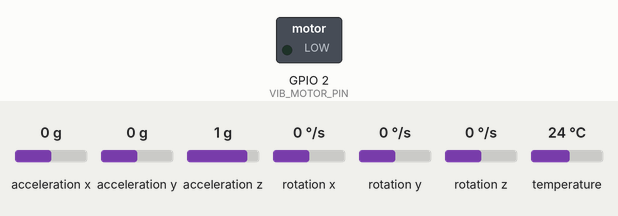
This sketch was run on a simulated ESP32. Parts: switched loads named in the sketch (green lamp = pin HIGH). The inputs (shaded band) are chosen by the test bench; at power-on: acceleration x 0 g, acceleration y 0 g, acceleration z 1 g, rotation x 0 °/s, rotation y 0 °/s, rotation z 0 °/s, temperature 24 °C. WiFi joins after 1.5 s; servers stay silent unless stated; what the sketch prints to the serial monitor is not drawn.

Above: at 1.9 s.
Timing chart, 0 to 3.4 s (numbered marks = the images above):
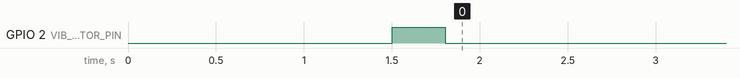

The sketch:

arm.ino
```cpp
#include <WiFi.h>
#include <HTTPClient.h>
#include <Adafruit_MPU6050.h>
#include <Adafruit_Sensor.h>
#include <Wire.h>

// =================================================================================
// ---------------------- WIFI SETTINGS (MUST MATCH CAR) ---------------------------
// =================================================================================
const char* ssid = "maani zamin";        // Enter Home Wi-Fi Name
const char* password = "password"; // Enter Home Wi-Fi Password

// IMPORTANT: Check Car's Serial Monitor to find this number!
const char* carIP = "http://10.132.19.234";   // Example: http://192.168.1.15
// =================================================================================

#define VIB_MOTOR_PIN 2  // Vibration Motor Pin

Adafruit_MPU6050 mpu;
float threshold = 4.0; // Sensitivity
String lastCommand = "";
unsigned long lastRequestTime = 0;

void setup() {
  Serial.begin(115200);
  pinMode(VIB_MOTOR_PIN, OUTPUT);
  digitalWrite(VIB_MOTOR_PIN, LOW);

  // 1. Initialize MPU6050
  if (!mpu.begin()) {
    Serial.println("MPU NOT FOUND! Check Wiring.");
    while (1) {
      digitalWrite(VIB_MOTOR_PIN, HIGH); delay(100);
      digitalWrite(VIB_MOTOR_PIN, LOW); delay(100);
    }
  }
  Serial.println("MPU Ready.");

  mpu.setAccelerometerRange(MPU6050_RANGE_8_G);
  mpu.setFilterBandwidth(MPU6050_BAND_21_HZ);

  // 2. Connect to Wi-Fi
  WiFi.begin(ssid, password);
  Serial.print("Connecting to Wi-Fi");
  while (WiFi.status() != WL_CONNECTED) {
    delay(500);
    Serial.print(".");
  }
  Serial.println("\nConnected! IP: " + WiFi.localIP().toString());

  // Connection Buzz
  digitalWrite(VIB_MOTOR_PIN, HIGH); delay(300); digitalWrite(VIB_MOTOR_PIN, LOW);
}

void loop() {
  sensors_event_t a, g, temp;
  mpu.getEvent(&a, &g, &temp);

  String currentCommand = "stop";

  // ---------------- AXIS MAPPING ----------------
  // X-Axis = Forward/Backward
  // Y-Axis = Left/Right

  if (a.acceleration.x < -threshold) {
    currentCommand = "forward";
  }
  else if (a.acceleration.x > threshold) {
    currentCommand = "backward";
  }
  else if (a.acceleration.y < -threshold) {
    currentCommand = "left";
  }
  else if (a.acceleration.y > threshold) {
    currentCommand = "right";
  }
  else {
    currentCommand = "stop";
  }

  // ---------------- SEND LOGIC ----------------
  // Send if command changed OR if moving (to get constant DANGER updates)
  if (currentCommand != lastCommand || (currentCommand != "stop" && millis() - lastRequestTime > 150)) {
    sendRequest(currentCommand);
    lastCommand = currentCommand;
    lastRequestTime = millis();
  }

  delay(50);
}

void sendRequest(String cmd) {
  if(WiFi.status() == WL_CONNECTED) {
    HTTPClient http;
    String url = String(carIP) + "/" + cmd;

    http.begin(url);
    int httpCode = http.GET();

    if(httpCode > 0) {
      String payload = http.getString();
      payload.trim();

      // Haptic Feedback Logic
      if (payload == "DANGER") {
        digitalWrite(VIB_MOTOR_PIN, HIGH); // Vibrate on Danger
      } else {
        digitalWrite(VIB_MOTOR_PIN, LOW);
      }
    }
    else {
      digitalWrite(VIB_MOTOR_PIN, LOW);
    }
    http.end();
  }
}
```
